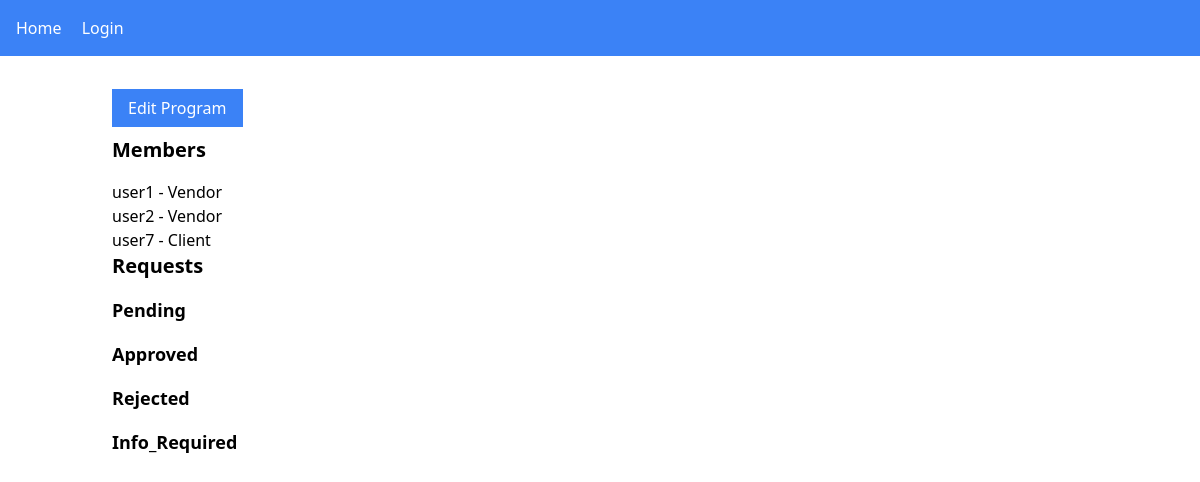
Before: /programs/1/ with the older database file.
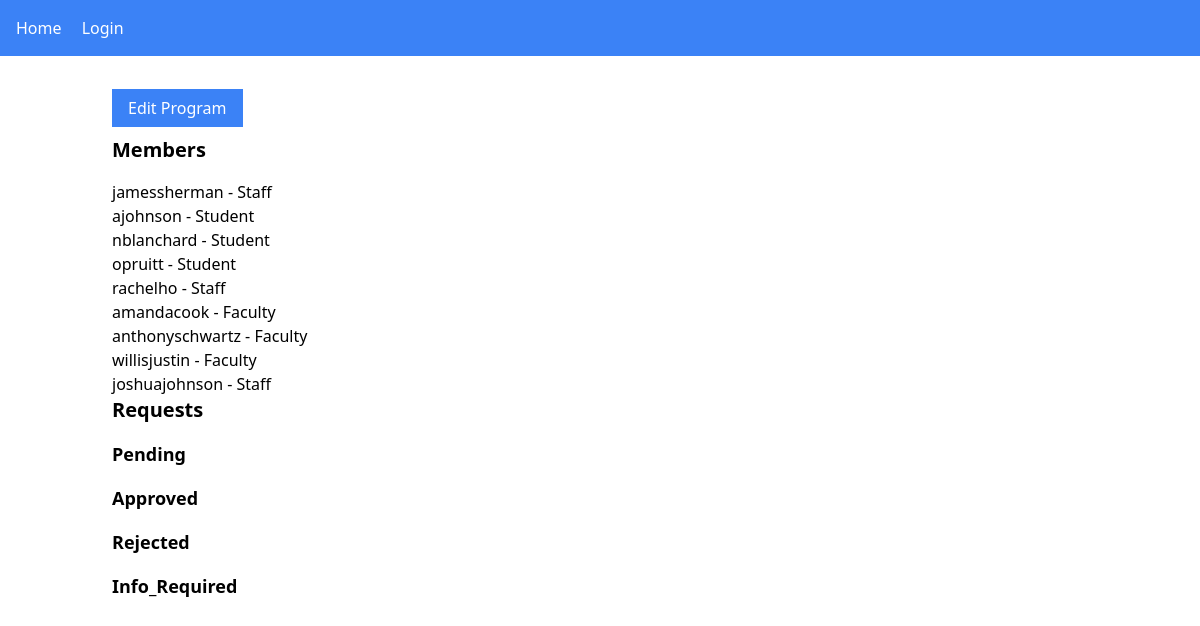
After: the same page with the newer database file.
### requests_app/models.py (models this page shows, shortened)
class Member(models.Model):
    user = models.ForeignKey(User, on_delete=models.CASCADE)
    program = models.ForeignKey(Program, on_delete=models.CASCADE)
    member_type = models.ForeignKey(MemberType, on_delete=models.CASCADE)
    class Meta:
        unique_together = ('user', 'program')

class MemberType(models.Model):
    type_name = models.CharField(max_length=255)

### requests_app/views.py (the view)
# urls.py: path('programs/<int:program_id>/', views.program_detail, name='program_detail'),
def program_detail(request, program_id):
    program = get_object_or_404(Program, pk=program_id)
    members = Member.objects.filter(program=program)
    context = {"program": program, "members": members}
    return render(request, "program_detail.html", context)

### requests_app/templatetags/requests_app_extras.py (called while the page is built)
@register.filter
def get_request_status_list(value):
    return ['pending', 'approved', 'rejected', 'info_required']

### requests_app/templates/program_detail.html (shortened to what this page needs)
{% extends 'base.html' %}
{% load requests_app_extras %}
{% block content %}
<div class="mb-4">
    <a href="{% url 'program_edit' pk=program.id %}" class="bg-blue-500 text-white px-4 py-2">Edit Program</a>
</div>
<h2 class="text-xl font-bold mb-4">Members</h2>
<ul>
    {% for member in members %}
        <li>{{ member.user }} - {{ member.member_type.type_name }}</li>
    {% empty %}
        <li>No members found.</li>
    {% endfor %}
</ul>
<h2 class="text-xl font-bold mb-4">Requests</h2>
{% for status in ''|get_request_status_list %}
<h3 class="text-lg font-bold mb-4">{{ status|title }}</h3>
{% endfor %}
{% endblock %}

### requests_app/templates/base.html (shortened to what this page needs)
<!DOCTYPE html>
<html lang="en">
  <head>
    <link
      href="https://cdn.jsdelivr.net/npm/tailwindcss@2.2.19/dist/tailwind.min.css"
      rel="stylesheet"
    />
  </head>
  <body>
    <nav class="bg-blue-500 p-4">
      <a href="{% url 'home' %}" class="text-white mr-4">Home</a>
      {% if user.is_authenticated %}
      <a href="{% url 'dashboard' %}" class="text-white mr-4">Dashboard</a>
      <a href="{% url 'program_list' %}" class="text-white mr-4">Programs</a>
      <a href="{% url 'logout' %}" class="text-white mr-4">Logout</a>
      {% else %}
      <a href="{% url 'login' %}" class="text-white mr-4">Login</a>
      {% endif %}
    </nav>
    <main class="container mx-auto p-6">{% block content %}{% endblock %}</main>
  </body>
</html>

Changed rows visible on the page:
added Member: user "jamessherman", member_type.type_name "Staff"
added Member: user "ajohnson", member_type.type_name "Student"
added Member: user "nblanchard", member_type.type_name "Student"
added Member: user "opruitt", member_type.type_name "Student"
added Member: user "rachelho", member_type.type_name "Staff"
changed Member: user "user1" → "amandacook"; member_type.type_name "Vendor" → "Faculty"
changed Member: user "user2" → "anthonyschwartz"; member_type.type_name "Vendor" → "Faculty"
changed Member: user "user7" → "willisjustin"; member_type.type_name "Client" → "Faculty"
added Member: user "joshuajohnson", member_type.type_name "Staff"
